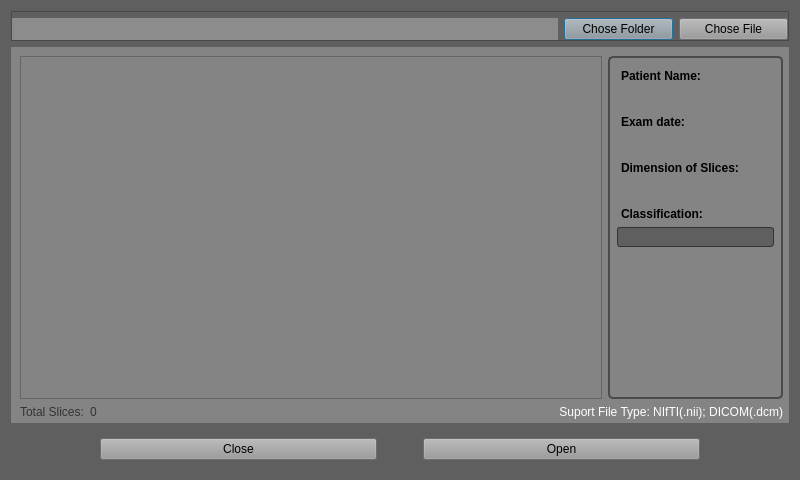
<?xml version="1.0" encoding="UTF-8"?>
<ui version="4.0">
 <class>Dialog</class>
 <widget class="QDialog" name="Dialog">
  <property name="geometry">
   <rect>
    <x>0</x>
    <y>0</y>
    <width>800</width>
    <height>480</height>
   </rect>
  </property>
  <property name="windowTitle">
   <string>Dialog</string>
  </property>
  <property name="styleSheet">
   <string notr="true">background-color: rgb(95, 95, 95);</string>
  </property>
  <layout class="QVBoxLayout" name="verticalLayout">
   <item>
    <widget class="QFrame" name="frame">
     <property name="frameShape">
      <enum>QFrame::StyledPanel</enum>
     </property>
     <property name="frameShadow">
      <enum>QFrame::Raised</enum>
     </property>
     <layout class="QHBoxLayout" name="horizontalLayout">
      <property name="leftMargin">
       <number>0</number>
      </property>
      <property name="topMargin">
       <number>6</number>
      </property>
      <property name="rightMargin">
       <number>0</number>
      </property>
      <property name="bottomMargin">
       <number>0</number>
      </property>
      <item>
       <widget class="QLabel" name="path">
        <property name="sizePolicy">
         <sizepolicy hsizetype="Preferred" vsizetype="Preferred">
          <horstretch>10</horstretch>
          <verstretch>0</verstretch>
         </sizepolicy>
        </property>
        <property name="minimumSize">
         <size>
          <width>10</width>
          <height>0</height>
         </size>
        </property>
        <property name="styleSheet">
         <string notr="true">color: white;
background-color: rgb(140, 140, 140);</string>
        </property>
        <property name="text">
         <string/>
        </property>
       </widget>
      </item>
      <item>
       <widget class="QPushButton" name="openFolder">
        <property name="sizePolicy">
         <sizepolicy hsizetype="Preferred" vsizetype="Preferred">
          <horstretch>2</horstretch>
          <verstretch>0</verstretch>
         </sizepolicy>
        </property>
        <property name="minimumSize">
         <size>
          <width>2</width>
          <height>0</height>
         </size>
        </property>
        <property name="styleSheet">
         <string notr="true">background-color: rgb(153, 153, 153);</string>
        </property>
        <property name="text">
         <string>Chose Folder</string>
        </property>
       </widget>
      </item>
      <item>
       <widget class="QPushButton" name="openFile">
        <property name="sizePolicy">
         <sizepolicy hsizetype="Preferred" vsizetype="Preferred">
          <horstretch>2</horstretch>
          <verstretch>0</verstretch>
         </sizepolicy>
        </property>
        <property name="styleSheet">
         <string notr="true">background-color: rgb(153, 153, 153);</string>
        </property>
        <property name="text">
         <string>Chose File</string>
        </property>
       </widget>
      </item>
     </layout>
    </widget>
   </item>
   <item>
    <widget class="QWidget" name="widget" native="true">
     <property name="sizePolicy">
      <sizepolicy hsizetype="Preferred" vsizetype="Preferred">
       <horstretch>0</horstretch>
       <verstretch>15</verstretch>
      </sizepolicy>
     </property>
     <property name="styleSheet">
      <string notr="true">background-color: rgb(132, 132, 132)</string>
     </property>
     <layout class="QHBoxLayout" name="horizontalLayout_3">
      <property name="rightMargin">
       <number>6</number>
      </property>
      <property name="bottomMargin">
       <number>0</number>
      </property>
      <item>
       <widget class="QWidget" name="widget_3" native="true">
        <property name="sizePolicy">
         <sizepolicy hsizetype="Preferred" vsizetype="Preferred">
          <horstretch>20</horstretch>
          <verstretch>0</verstretch>
         </sizepolicy>
        </property>
        <property name="styleSheet">
         <string notr="true"/>
        </property>
        <layout class="QGridLayout" name="gridLayout">
         <property name="leftMargin">
          <number>0</number>
         </property>
         <property name="topMargin">
          <number>0</number>
         </property>
         <property name="rightMargin">
          <number>0</number>
         </property>
         <property name="bottomMargin">
          <number>4</number>
         </property>
         <item row="0" column="1" rowspan="2">
          <widget class="QWidget" name="data" native="true">
           <property name="sizePolicy">
            <sizepolicy hsizetype="Preferred" vsizetype="Preferred">
             <horstretch>6</horstretch>
             <verstretch>0</verstretch>
            </sizepolicy>
           </property>
           <property name="styleSheet">
            <string notr="true">QWidget {
    border: 2px solid #4a4a4a; /* Cor da borda */
    border-radius: 5px; /* Curvatura da borda */
    padding: 10px; /* Espaçamento interno para o conteúdo do QWidget */
 /* Cor do texto dentro do QWidget */
}</string>
           </property>
           <layout class="QVBoxLayout" name="verticalLayout_2">
            <item>
             <widget class="QLabel" name="label_2">
              <property name="font">
               <font>
                <weight>75</weight>
                <bold>true</bold>
               </font>
              </property>
              <property name="styleSheet">
               <string notr="true">border: None;
padding: 4px 2px 0px 1px; color: balck</string>
              </property>
              <property name="text">
               <string>Patient Name:</string>
              </property>
             </widget>
            </item>
            <item>
             <widget class="QLabel" name="patientName">
              <property name="styleSheet">
               <string notr="true">border: None;
padding: 0px 0px 2px 1px;</string>
              </property>
              <property name="text">
               <string/>
              </property>
             </widget>
            </item>
            <item>
             <widget class="QLabel" name="label_4">
              <property name="font">
               <font>
                <weight>75</weight>
                <bold>true</bold>
               </font>
              </property>
              <property name="styleSheet">
               <string notr="true">border: None;
padding: 4px 2px 0px 1px; color: balck</string>
              </property>
              <property name="text">
               <string>Exam date:</string>
              </property>
             </widget>
            </item>
            <item>
             <widget class="QLabel" name="examDate">
              <property name="styleSheet">
               <string notr="true">border: None;
padding: 0px 0px 2px 1px;</string>
              </property>
              <property name="text">
               <string/>
              </property>
             </widget>
            </item>
            <item>
             <widget class="QLabel" name="label_7">
              <property name="sizePolicy">
               <sizepolicy hsizetype="Preferred" vsizetype="Preferred">
                <horstretch>2</horstretch>
                <verstretch>0</verstretch>
               </sizepolicy>
              </property>
              <property name="font">
               <font>
                <weight>75</weight>
                <bold>true</bold>
               </font>
              </property>
              <property name="styleSheet">
               <string notr="true">border: None;
padding: 4px 2px 0px 1px; color: balck</string>
              </property>
              <property name="text">
               <string>Dimension of Slices:</string>
              </property>
             </widget>
            </item>
            <item>
             <widget class="QLabel" name="sizeSlices">
              <property name="sizePolicy">
               <sizepolicy hsizetype="Preferred" vsizetype="Preferred">
                <horstretch>3</horstretch>
                <verstretch>0</verstretch>
               </sizepolicy>
              </property>
              <property name="styleSheet">
               <string notr="true">border: None;
padding: 0px 0px 2px 1px;</string>
              </property>
              <property name="text">
               <string/>
              </property>
             </widget>
            </item>
            <item>
             <widget class="QLabel" name="label_6">
              <property name="font">
               <font>
                <weight>75</weight>
                <bold>true</bold>
               </font>
              </property>
              <property name="styleSheet">
               <string notr="true">border: None;
padding: 4px 2px 0px 1px; color: balck</string>
              </property>
              <property name="text">
               <string>Classification:</string>
              </property>
              <property name="margin">
               <number>0</number>
              </property>
             </widget>
            </item>
            <item>
             <widget class="QComboBox" name="setLabelClassification">
              <property name="styleSheet">
               <string notr="true">QComboBox {
	border: 1px solid #333333;
	border-radius: 3px;
	background: rgb(95, 95, 95);
	padding: 1px 23px 1px 3px;
	min-width: 6em;
	color: #ffffff;
}
QComboBox::drop-down {
	subcontrol-origin: padding;
	subcontrol-position: top right;
	width: 20px;
	border: None;
}
QComboBox::down-arrow {
     image: url(:/software_1/Docs/icon/arrowDown.png);
}
 
QComboBox QAbstractView{
	background-color: #4f4f4f;
	color: #999999;
 
	selection-background-color: #999999;
	selection-color: #4f4f4f;
}</string>
              </property>
              <property name="currentIndex">
               <number>-1</number>
              </property>
              <item>
               <property name="text">
                <string>T1</string>
               </property>
              </item>
              <item>
               <property name="text">
                <string>T1p</string>
               </property>
              </item>
              <item>
               <property name="text">
                <string>T2</string>
               </property>
              </item>
              <item>
               <property name="text">
                <string>T2*</string>
               </property>
              </item>
              <item>
               <property name="text">
                <string>IVIM</string>
               </property>
              </item>
              <item>
               <property name="text">
                <string>ADC</string>
               </property>
              </item>
             </widget>
            </item>
            <item>
             <spacer name="verticalSpacer">
              <property name="orientation">
               <enum>Qt::Vertical</enum>
              </property>
              <property name="sizeType">
               <enum>QSizePolicy::Preferred</enum>
              </property>
              <property name="sizeHint" stdset="0">
               <size>
                <width>20</width>
                <height>150</height>
               </size>
              </property>
             </spacer>
            </item>
           </layout>
          </widget>
         </item>
         <item row="0" column="0" rowspan="2">
          <widget class="QTableWidget" name="tableFile">
           <property name="sizePolicy">
            <sizepolicy hsizetype="Preferred" vsizetype="Preferred">
             <horstretch>20</horstretch>
             <verstretch>10</verstretch>
            </sizepolicy>
           </property>
           <property name="styleSheet">
            <string notr="true"/>
           </property>
           <attribute name="horizontalHeaderCascadingSectionResizes">
            <bool>false</bool>
           </attribute>
           <attribute name="verticalHeaderShowSortIndicator" stdset="0">
            <bool>false</bool>
           </attribute>
           <attribute name="verticalHeaderStretchLastSection">
            <bool>false</bool>
           </attribute>
          </widget>
         </item>
         <item row="3" column="0" rowspan="2" colspan="2">
          <layout class="QHBoxLayout" name="horizontalLayout_4">
           <item>
            <widget class="QLabel" name="label_3">
             <property name="sizePolicy">
              <sizepolicy hsizetype="Preferred" vsizetype="Preferred">
               <horstretch>1</horstretch>
               <verstretch>0</verstretch>
              </sizepolicy>
             </property>
             <property name="styleSheet">
              <string notr="true">color: #333333; </string>
             </property>
             <property name="text">
              <string>Total Slices:</string>
             </property>
            </widget>
           </item>
           <item>
            <widget class="QLabel" name="totalSlices">
             <property name="sizePolicy">
              <sizepolicy hsizetype="Preferred" vsizetype="Preferred">
               <horstretch>3</horstretch>
               <verstretch>0</verstretch>
              </sizepolicy>
             </property>
             <property name="styleSheet">
              <string notr="true">color: #333333; </string>
             </property>
             <property name="text">
              <string>0</string>
             </property>
            </widget>
           </item>
           <item>
            <widget class="QLabel" name="label">
             <property name="sizePolicy">
              <sizepolicy hsizetype="Preferred" vsizetype="Preferred">
               <horstretch>15</horstretch>
               <verstretch>0</verstretch>
              </sizepolicy>
             </property>
             <property name="styleSheet">
              <string notr="true">color:white;</string>
             </property>
             <property name="text">
              <string>Suport File Type: NIfTI(.nii); DICOM(.dcm)</string>
             </property>
             <property name="alignment">
              <set>Qt::AlignRight|Qt::AlignTrailing|Qt::AlignVCenter</set>
             </property>
            </widget>
           </item>
          </layout>
         </item>
        </layout>
       </widget>
      </item>
     </layout>
    </widget>
   </item>
   <item>
    <widget class="QWidget" name="widget_2" native="true">
     <layout class="QHBoxLayout" name="horizontalLayout_2">
      <item>
       <spacer name="horizontalSpacer">
        <property name="orientation">
         <enum>Qt::Horizontal</enum>
        </property>
        <property name="sizeType">
         <enum>QSizePolicy::Preferred</enum>
        </property>
        <property name="sizeHint" stdset="0">
         <size>
          <width>80</width>
          <height>20</height>
         </size>
        </property>
       </spacer>
      </item>
      <item>
       <widget class="QPushButton" name="Close">
        <property name="sizePolicy">
         <sizepolicy hsizetype="Preferred" vsizetype="Preferred">
          <horstretch>3</horstretch>
          <verstretch>0</verstretch>
         </sizepolicy>
        </property>
        <property name="styleSheet">
         <string notr="true">background-color: rgb(153, 153, 153);</string>
        </property>
        <property name="text">
         <string>Close</string>
        </property>
       </widget>
      </item>
      <item>
       <spacer name="horizontalSpacer_2">
        <property name="orientation">
         <enum>Qt::Horizontal</enum>
        </property>
        <property name="sizeType">
         <enum>QSizePolicy::Preferred</enum>
        </property>
        <property name="sizeHint" stdset="0">
         <size>
          <width>40</width>
          <height>20</height>
         </size>
        </property>
       </spacer>
      </item>
      <item>
       <widget class="QPushButton" name="open">
        <property name="sizePolicy">
         <sizepolicy hsizetype="Preferred" vsizetype="Preferred">
          <horstretch>3</horstretch>
          <verstretch>0</verstretch>
         </sizepolicy>
        </property>
        <property name="styleSheet">
         <string notr="true">background-color: rgb(153, 153, 153);</string>
        </property>
        <property name="text">
         <string>Open</string>
        </property>
       </widget>
      </item>
      <item>
       <spacer name="horizontalSpacer_3">
        <property name="orientation">
         <enum>Qt::Horizontal</enum>
        </property>
        <property name="sizeType">
         <enum>QSizePolicy::Preferred</enum>
        </property>
        <property name="sizeHint" stdset="0">
         <size>
          <width>80</width>
          <height>20</height>
         </size>
        </property>
       </spacer>
      </item>
     </layout>
    </widget>
   </item>
  </layout>
 </widget>
 <resources/>
 <connections/>
</ui>
